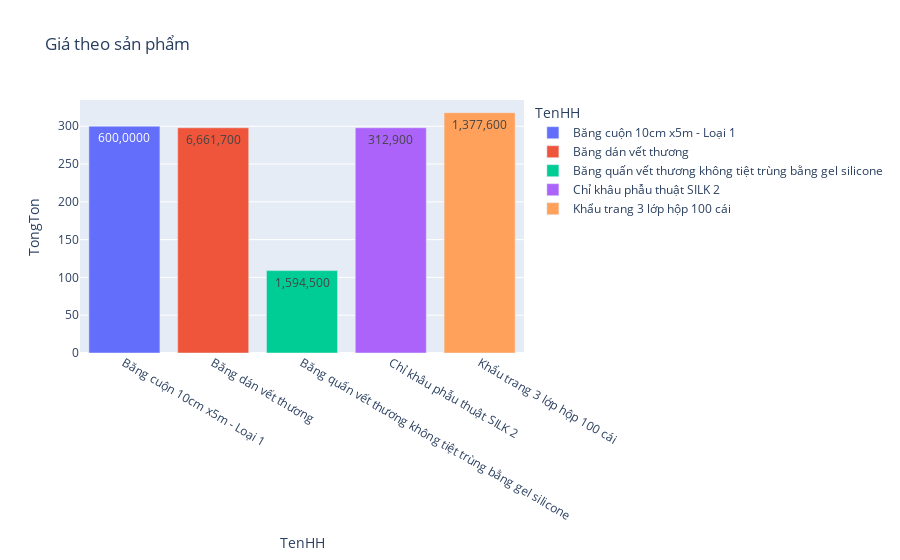

The code cell stored with this chart in its notebook:
### Code cell


### Figure 1 — Plotly figure (JSON) as saved in the notebook; plotly's stock layout.template omitted (floating-point values rounded to 4 significant figures)
{"data": [{"alignmentgroup": "True", "hovertemplate": "Hàng hóa: %{x}<br>số lượng: %{y:.0f} sản phẩm", "legendgroup": "Băng cuộn 10cm x5m - Loại 1", "marker": {"color": "#636efa", "pattern": {"shape": ""}}, "name": "Băng cuộn 10cm x5m - Loại 1", "offsetgroup": "Băng cuộn 10cm x5m - Loại 1", "orientation": "v", "showlegend": true, "text": ["600,0000"], "textposition": "auto", "type": "bar", "x": ["Băng cuộn 10cm x5m - Loại 1"], "xaxis": "x", "y": [300], "yaxis": "y"}, {"alignmentgroup": "True", "hovertemplate": "Hàng hóa: %{x}<br>số lượng: %{y:.0f} sản phẩm", "legendgroup": "Băng dán vết thương", "marker": {"color": "#EF553B", "pattern": {"shape": ""}}, "name": "Băng dán vết thương", "offsetgroup": "Băng dán vết thương", "orientation": "v", "showlegend": true, "text": ["6,661,700"], "textposition": "auto", "type": "bar", "x": ["Băng dán vết thương"], "xaxis": "x", "y": [298], "yaxis": "y"}, {"alignmentgroup": "True", "hovertemplate": "Hàng hóa: %{x}<br>số lượng: %{y:.0f} sản phẩm", "legendgroup": "Băng quấn vết thương không tiệt trùng bằng gel silicone", "marker": {"color": "#00cc96", "pattern": {"shape": ""}}, "name": "Băng quấn vết thương không tiệt trùng bằng gel silicone", "offsetgroup": "Băng quấn vết thương không tiệt trùng bằng gel silicone", "orientation": "v", "showlegend": true, "text": ["1,594,500"], "textposition": "auto", "type": "bar", "x": ["Băng quấn vết thương không tiệt trùng bằng gel silicone"], "xaxis": "x", "y": [109], "yaxis": "y"}, {"alignmentgroup": "True", "hovertemplate": "Hàng hóa: %{x}<br>số lượng: %{y:.0f} sản phẩm", "legendgroup": "Chỉ khâu phẫu thuật SILK 2", "marker": {"color": "#ab63fa", "pattern": {"shape": ""}}, "name": "Chỉ khâu phẫu thuật SILK 2", "offsetgroup": "Chỉ khâu phẫu thuật SILK 2", "orientation": "v", "showlegend": true, "text": ["312,900"], "textposition": "auto", "type": "bar", "x": ["Chỉ khâu phẫu thuật SILK 2"], "xaxis": "x", "y": [298], "yaxis": "y"}, {"alignmentgroup": "True", "hovertemplate": "Hàng hóa: %{x}<br>số lượng: %{y:.0f} sản phẩm", "legendgroup": "Khẩu trang 3 lớp hộp 100 cái", "marker": {"color": "#FFA15A", "pattern": {"shape": ""}}, "name": "Khẩu trang 3 lớp hộp 100 cái", "offsetgroup": "Khẩu trang 3 lớp hộp 100 cái", "orientation": "v", "showlegend": true, "text": ["1,377,600"], "textposition": "auto", "type": "bar", "x": ["Khẩu trang 3 lớp hộp 100 cái"], "xaxis": "x", "y": [318], "yaxis": "y"}], "layout": {"barmode": "relative", "legend": {"title": {"text": "TenHH"}, "tracegroupgap": 0}, "title": {"text": "Giá theo sản phẩm"}, "xaxis": {"anchor": "y", "categoryarray": ["Băng cuộn 10cm x5m - Loại 1", "Băng dán vết thương", "Băng quấn vết thương không tiệt trùng bằng gel silicone", "Chỉ khâu phẫu thuật SILK 2", "Khẩu trang 3 lớp hộp 100 cái"], "categoryorder": "array", "domain": [0, 1], "title": {"text": "TenHH"}}, "yaxis": {"anchor": "x", "domain": [0, 1], "title": {"text": "TongTon"}}}}
